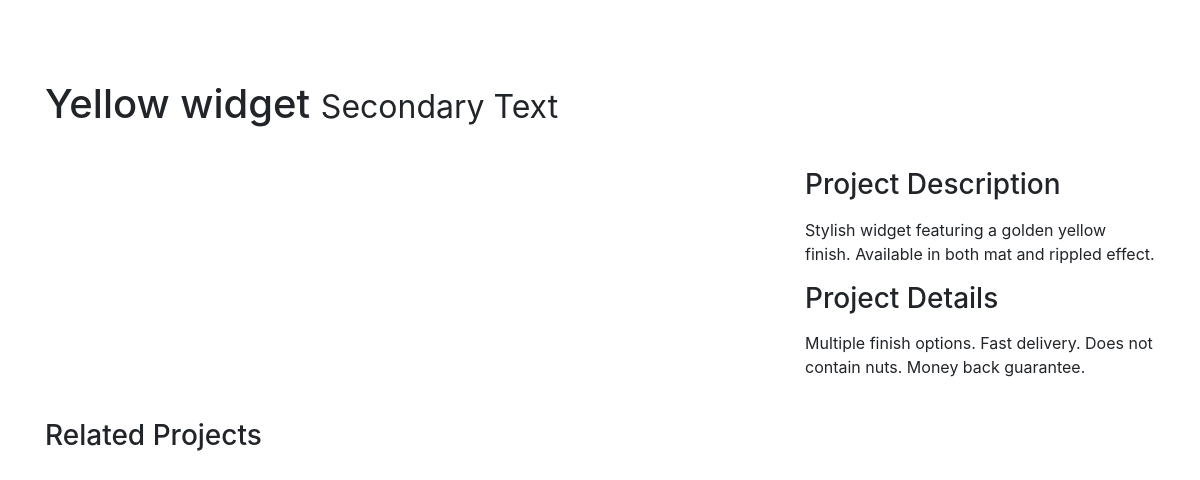
The page /detail/yellow-widget/ on the database its author committed.
### widget/models.py (models this page shows)
class Widget(models.Model):
    name = models.CharField(max_length=100)
    slug = models.SlugField(max_length=100)
    description = models.TextField(max_length=200)
    features = models.TextField(max_length=200)
    mainPicBig = models.CharField(max_length=100)
    mainPicSmall = models.CharField(max_length=100)
    detailPicBig = models.CharField(max_length=100)
    detailPicSmall = models.CharField(max_length=100)

### widget/views.py (the view)
# urls.py: path("detail/<slug>/", views.detail, name='detail'),
def detail(request, slug):
    widget = Widget.objects.get(slug=slug)
    return render(request, "widget/detail.html", {'widget':widget})

### widget/templates/widget/detail.html (shortened to what this page needs)
{%extends 'base.html'%}
{%block content%}
<div class="container">
    <h1 class="my-4">{{widget.name}}
        <small>Secondary Text</small>
    </h1>
    <div class="row">
        <div class="col-md-8">
        </div>
        <div class="col-md-4">
            <h3 class="my-3">Project Description</h3>
            <p>{{widget.description}}</p>
            <h3 class="my-3">Project Details</h3>
            <p>{{widget.features}}</p>
        </div>
    </div>
    <h3 class="my-4">Related Projects</h3>
</div>
{%endblock%}

### static/css/shop-homepage.css (style rules this page uses)
body { padding-top: 56px; }

### rows shown on the page
Widget: name "Yellow widget", description "Stylish widget featuring a golden yellow finish. Available in both mat and rippled effect.", features "Multiple finish options. Fast delivery. Does not contain nuts. Money back guarantee."
